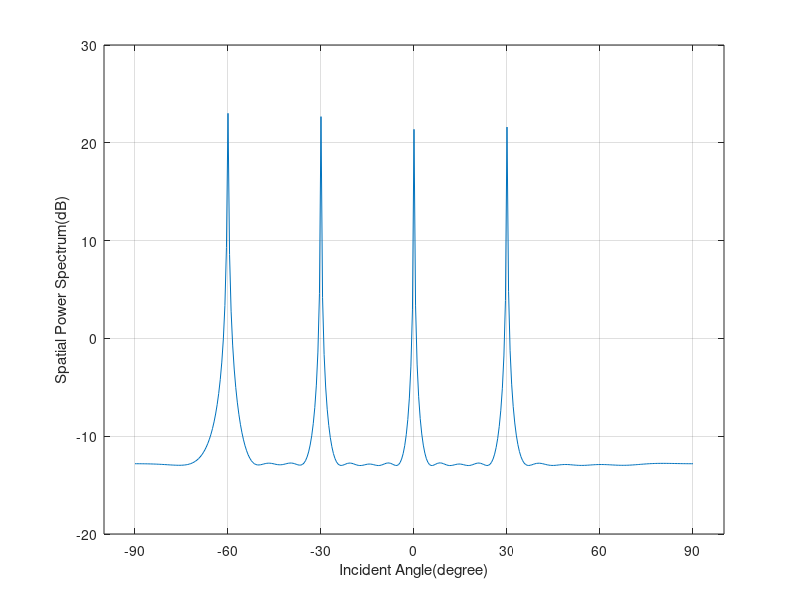

The MATLAB script that drew this image:
%MUSIC for Uniform Linear Array%
clear; close all;
derad = pi/180;
Number_Antenna = 20;               %Number of Antenna        
Signal_Source = 4;               %Number of Signal Source
Incident_Angle = [-60 -30 0 30];  %Incident Angles
Signal_to_Noise_ratio = 10;            %Gaussian Signal to Noise ratio
Number_Of_Sample = 1000;             %Number of Sample
 
Distance_Antenna = 0.5;            %Distance between antennas 
d=0:Distance_Antenna:(Number_Antenna-1)*Distance_Antenna;
Steering_Matrix=exp(-1i*2*pi*d.'*sin(Incident_Angle*derad));
% Modeling the Signals
S=randn(Signal_Source,Number_Of_Sample); 
X=Steering_Matrix*S;
%Add Gaussian noise
X1=awgn(X,Signal_to_Noise_ratio,'measured');
%Calculate the covariance matrix
Rxx=X1*X1'/Number_Of_Sample;
%Evigenvalue decomposition
[EV,D]=eig(Rxx);
EVA=diag(D)';
[EVA,I]=sort(EVA);
EV=fliplr(EV(:,I));
Evigen_Space=EV(:,Signal_Source+1:Number_Antenna);

%Calculate the spatial power spectrum of every angle
for angles = 1:361
    angle(angles)=(angles-181)/2;
    phim=derad*angle(angles);
    a=exp(-1i*2*pi*d*sin(phim)).';    
    Spatial_Power_Spectrum(angles)=1/(a'*Evigen_Space*Evigen_Space'*a);
end
Spatial_Power_Spectrum=abs(Spatial_Power_Spectrum);
Spatial_Power_Spectrum=10*log10(Spatial_Power_Spectrum);
h=plot(angle,Spatial_Power_Spectrum);
set(h,'Linewidth',0.5);
xlabel('Incident Angle(degree)');
ylabel('Spatial Power Spectrum(dB)');
set(gca, 'XTick',[-90:30:90]);
grid on;
